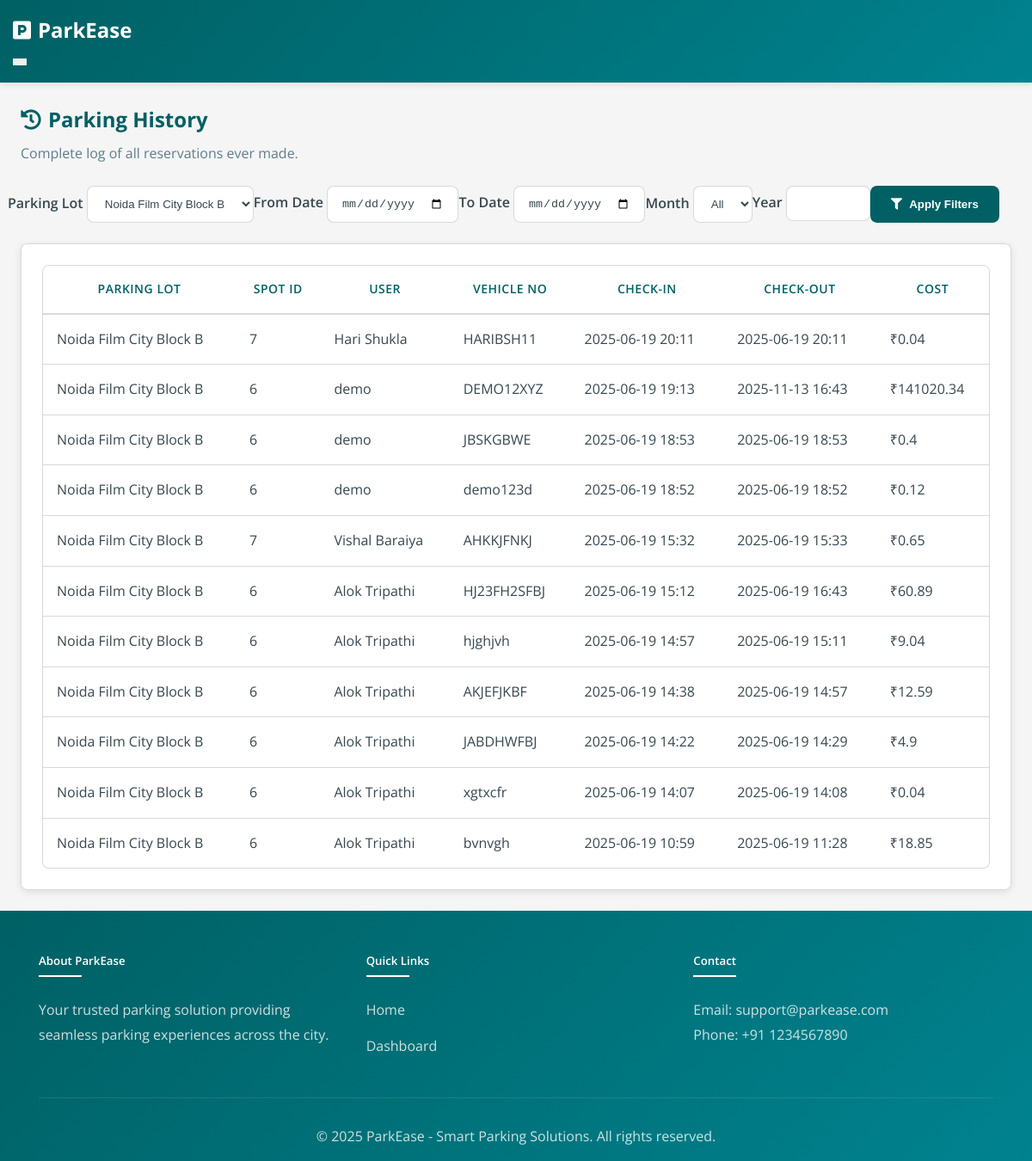
The app's page /admin/parking_history?lot_id=2 (signed in) with its own data.
### models.py (models this page shows, shortened)
class Reservation(db.Model):
    __tablename__ = 'reservations'
    id = db.Column(db.Integer, primary_key=True)
    spot_id = db.Column(db.Integer, db.ForeignKey('parking_spots.id'), nullable=False)
    user_id = db.Column(db.Integer, db.ForeignKey('users.id'), nullable=False)
    vehicle_number = db.Column(db.String(20), nullable=False)
    parking_timestamp = db.Column(db.DateTime, nullable=False, default=datetime.utcnow)
    expected_end_time = db.Column(db.DateTime, nullable=True)
    leaving_timestamp = db.Column(db.DateTime, nullable=True)
    parking_cost = db.Column(db.Float, nullable=True)
    payment_status = db.Column(db.String(20), nullable=True)
    payment_mode = db.Column(db.String(20), nullable=True)
    payment_time = db.Column(db.DateTime, nullable=True)
    force_released = db.Column(db.Boolean, nullable=True, default=False)

class ParkingLot(db.Model):
    __tablename__ = 'parking_lots'
    id = db.Column(db.Integer, primary_key=True)
    prime_location_name = db.Column(db.String(100), nullable=False)
    price = db.Column(db.Float, nullable=False)  # Price per hour
    address = db.Column(db.String(200), nullable=False)
    pincode = db.Column(db.Integer, nullable=False)
    max_spots = db.Column(db.Integer, nullable=False)
    created_at = db.Column(db.DateTime, default=datetime.utcnow)
    spots = db.relationship('ParkingSpot', backref='parking_lot', lazy=True, cascade='all, delete-orphan')

class ParkingSpot(db.Model):
    __tablename__ = 'parking_spots'
    id = db.Column(db.Integer, primary_key=True)
    lot_id = db.Column(db.Integer, db.ForeignKey('parking_lots.id'), nullable=False)
    status = db.Column(db.String(1), nullable=False, default='A')  # A = Available, O = Occupied
    reservations = db.relationship('Reservation', backref='parking_spot', lazy=True)

class User(UserMixin, db.Model):
    __tablename__ = 'users'
    id = db.Column(db.Integer, primary_key=True)
    email = db.Column(db.String(120), unique=True, nullable=False)
    password_hash = db.Column(db.String(128))
    name = db.Column(db.String(100), nullable=False)
    address = db.Column(db.String(200), nullable=False)
    pincode = db.Column(db.String(10), nullable=False)
    created_at = db.Column(db.DateTime, default=datetime.utcnow)
    user_type = db.Column(db.String(20), default='user')
    reservations = db.relationship('Reservation', backref='user', lazy=True)

### routes/admin/parking_history.py (the view, shortened to what this page needs)
@admin_bp.route('/parking_history', methods=['GET'])
@login_required
def parking_history():
    if session.get('user_type') != 'admin':
        flash('Access denied', 'danger')
        return redirect(url_for('main.index'))
    lot_id = request.args.get('lot_id', type=int)
    date_from = request.args.get('date_from')
    date_to = request.args.get('date_to')
    month = request.args.get('month')
    year = request.args.get('year', type=int)
    query = db.session.query(Reservation, ParkingSpot, ParkingLot, User)
    query = query.join(ParkingSpot, Reservation.spot_id == ParkingSpot.id)
    query = query.join(ParkingLot, ParkingSpot.lot_id == ParkingLot.id)
    query = query.outerjoin(User, Reservation.user_id == User.id)
    if lot_id:
        query = query.filter(ParkingLot.id == lot_id)
    if date_from:
        try:
            date_from_dt = datetime.strptime(date_from, '%Y-%m-%d')
            query = query.filter(Reservation.parking_timestamp >= date_from_dt)
        except Exception:
            pass
    if date_to:
        try:
            date_to_dt = datetime.strptime(date_to, '%Y-%m-%d')
            query = query.filter(Reservation.parking_timestamp <= date_to_dt)
        except Exception:
            pass
    reservations = query.order_by(Reservation.parking_timestamp.desc()).all()
    lots = ParkingLot.query.order_by(ParkingLot.prime_location_name).all()
    return render_template('admin/admin_parking_history.html',
        reservations=reservations,
        lots=lots,
        selected_lot=lot_id,
        date_from=date_from,
        date_to=date_to,
        month=month,
        year=year
    )

### app.py (called while the page is built)
@login_manager.user_loader
def load_user(user_id):
    if session.get('user_type') == 'admin':
        return Admin.query.get(int(user_id))
    return User.query.get(int(user_id))

### utils.py (called while the page is built)
def utc_to_ist(utc_dt):
    if utc_dt is None:  # this will convert utc datetime into ist datetime
        return None
    if utc_dt.tzinfo is None:
        utc_dt = timezone('UTC').localize(utc_dt)
    ist = timezone('Asia/Kolkata')
    return utc_dt.astimezone(ist)

def format_ist_datetime(utc_dt, format='%Y-%m-%d %H:%M'):
    if utc_dt is None:
        return 'N/A'
    ist_dt = utc_to_ist(utc_dt)
    return ist_dt.strftime(format)

### templates/admin/admin_parking_history.html (shortened to what this page needs)
{% extends 'main/base.html' %}
{% block content %}
<div class="container-fluid px-4 px-md-5 py-4">
    <div class="row mb-4">
        <div class="col-12">
            <h2 class="fw-bold mb-2" style="color: var(--primary-color);">
                <i class="fas fa-history me-2"></i>Parking History
            </h2>
            <p class="text-muted parking-history-subtext">Complete log of all reservations ever made.</p>
        </div>
    </div>
    <form method="get" class="row g-3 mb-4 align-items-end">
        <div class="col-md-3">
            <label for="lot_id" class="form-label">Parking Lot</label>
            <select class="form-select" id="lot_id" name="lot_id">
                {% for lot in lots %}
                <option value="{{ lot.id }}" {% if selected_lot and lot.id == selected_lot %}selected{% endif %}>{{ lot.prime_location_name }}</option>
                {% endfor %}
            </select>
        </div>
        <div class="col-md-3">
            <label for="date_from" class="form-label">From Date</label>
            <input type="date" class="form-control" id="date_from" name="date_from" value="{{ date_from or '' }}">
        </div>
        <div class="col-md-3">
            <label for="date_to" class="form-label">To Date</label>
            <input type="date" class="form-control" id="date_to" name="date_to" value="{{ date_to or '' }}">
        </div>
        <div class="col-md-2">
            <label for="month" class="form-label">Month</label>
            <select class="form-select" id="month" name="month">
                <option value="">All</option>
            </select>
        </div>
        <div class="col-md-1">
            <label for="year" class="form-label">Year</label>
            <input type="number" class="form-control" id="year" name="year" min="2000" max="2100" value="{{ year or '' }}">
        </div>
        <div class="col-md-12 d-flex justify-content-end">
            <button type="submit" class="btn btn-primary"><i class="fas fa-filter me-2"></i>Apply Filters</button>
        </div>
    </form>
    <div class="card bg-white rounded shadow">
        <div class="card-body p-4">
            <div class="table-responsive">
                <table class="table admin-table" id="historyTable" width="100%" cellspacing="0">
                    <thead>
                        <tr>
                            <th>Parking Lot</th>
                            <th>Spot ID</th>
                            <th>User</th>
                            <th>Vehicle No</th>
                            <th>Check-in</th>
                            <th>Check-out</th>
                            <th>Cost</th>
                        </tr>
                    </thead>
                    <tbody>
                        {% if reservations|length == 0 %}
                        <tr>
                            <td colspan="7" class="text-center text-muted">No reservation history found.</td>
                        </tr>
                        {% else %}
                        {% for reservation, spot, lot, user in reservations %}
                        <tr>
                            <td>{{ lot.prime_location_name }}</td>
                            <td>{{ spot.id }}</td>
                            <td>{{ user.name if user else 'Deleted User' }}</td>
                            <td>{{ reservation.vehicle_number or 'N/A' }}</td>
                            <td>{{ format_ist_datetime(reservation.parking_timestamp) }}</td>
                            <td>{{ format_ist_datetime(reservation.leaving_timestamp) }}</td>
                            <td>₹{{ reservation.parking_cost or 'Pending' }}</td>
                        </tr>
                        {% endfor %}
                        {% endif %}
                    </tbody>
                </table>
            </div>
        </div>
    </div>
</div>
{% endblock %}

### static/css/custom.css (style rules this page uses)
:root { --primary-color: #006064; --secondary-color: #00838f; --success-color: #2e7d32; --danger-color: #c62828; --warning-color: #f57f17; --info-color: #0277bd; --white: #ffffff; --text-color: #37474f; --text-muted: #607d8b; --body-bg: #f5f5f5; --card-bg: #ffffff; --border-color: rgba(0, 0, 0, 0.15); --box-shadow: 0 2px 8px rgba(0, 0, 0, 0.1); --border-radius: 8px; --light-bg: #f8f9fa; --table-bg: #ffffff; --table-hover: #f8f9fa; }
* { margin: 0; padding: 0; box-sizing: border-box; }
body { font-family: 'Open Sans', sans-serif; min-height: 100vh; display: flex; flex-direction: column; color: var(--text-color); line-height: 1.6; background-color: var(--body-bg); }
h1, h2, h3, h4, h5, h6 { color: var(--text-color); font-weight: 600; }
.card { border: 1px solid var(--border-color); border-radius: var(--border-radius); transition: all 0.3s ease; background-color: var(--card-bg); box-shadow: var(--box-shadow); overflow: hidden; }
.card-body { padding: 1.25rem; background-color: var(--card-bg); }
.table { width: 100%; border: 1px solid var(--border-color); border-radius: var(--border-radius); overflow: hidden; background-color: var(--card-bg); color: var(--text-color); border-collapse: separate; border-spacing: 0; }
.table th { background-color: var(--card-bg); color: var(--primary-color); font-weight: 600; padding: 1rem; border-bottom: 2px solid var(--border-color); text-transform: uppercase; font-size: 0.875rem; letter-spacing: 0.5px; }
.table td { padding: 1rem; border-bottom: 1px solid var(--border-color); vertical-align: middle; }
.table tbody tr:last-child td { border-bottom: none; }
.btn { padding: 0.5rem 1.5rem; border-radius: var(--border-radius); border: none; font-weight: 600; transition: all 0.3s ease; cursor: pointer; display: inline-block; text-align: center; }
.btn-primary { background-color: var(--primary-color); color: var(--white); }
.form-control, .form-select { border: 1px solid var(--border-color); border-radius: var(--border-radius); padding: 0.75rem 1rem; background-color: var(--card-bg); color: var(--text-color); transition: all 0.3s ease; }
.form-label { font-weight: 600; margin-bottom: 0.5rem; color: var(--text-color); }
.text-muted { color: var(--text-muted) !important; }
.d-flex { display: flex !important; }
.justify-content-end { justify-content: flex-end !important; }
.mb-2 { margin-bottom: 0.5rem !important; }
.mb-4 { margin-bottom: 1.5rem !important; }
.me-2 { margin-right: 0.5rem !important; }
.p-4 { padding: 1.5rem !important; }
.px-4 { padding-left: 1.5rem !important; padding-right: 1.5rem !important; }
.py-4 { padding-top: 1.5rem !important; padding-bottom: 1.5rem !important; }
.fw-bold { font-weight: 700 !important; }
.rounded { border-radius: var(--border-radius) !important; }
.shadow { box-shadow: var(--box-shadow) !important; }
.container, .container-fluid { width: 100%; padding-right: 15px; padding-left: 15px; margin-right: auto; margin-left: auto; }
.row { display: flex; flex-wrap: wrap; margin-right: -15px; margin-left: -15px; }
.col, .col-12, .col-md-6, .col-lg-4, .col-md-4, .col-lg-3 { position: relative; width: 100%; padding-right: 15px; padding-left: 15px; }
.col-12 { flex: 0 0 100%; max-width: 100%; }

### records on screen
Reservation: prime_location_name "Noida Film City Block B", id "7", name "Hari Shukla", vehicle_number "HARIBSH11", parking_timestamp "2025-06-19 20:11", leaving_timestamp "2025-06-19 20:11", parking_cost "0.04"
Reservation: prime_location_name "Noida Film City Block B", id "6", name "demo", vehicle_number "DEMO12XYZ", parking_timestamp "2025-06-19 19:13", leaving_timestamp "2025-11-13 16:43", parking_cost "141020.34"
Reservation: prime_location_name "Noida Film City Block B", id "6", name "demo", vehicle_number "JBSKGBWE", parking_timestamp "2025-06-19 18:53", leaving_timestamp "2025-06-19 18:53", parking_cost "0.4"
Reservation: prime_location_name "Noida Film City Block B", id "6", name "demo", vehicle_number "demo123d", parking_timestamp "2025-06-19 18:52", leaving_timestamp "2025-06-19 18:52", parking_cost "0.12"
Reservation: prime_location_name "Noida Film City Block B", id "7", name "Vishal Baraiya", vehicle_number "AHKKJFNKJ", parking_timestamp "2025-06-19 15:32", leaving_timestamp "2025-06-19 15:33", parking_cost "0.65"
Reservation: prime_location_name "Noida Film City Block B", id "6", name "Alok Tripathi", vehicle_number "HJ23FH2SFBJ", parking_timestamp "2025-06-19 15:12", leaving_timestamp "2025-06-19 16:43", parking_cost "60.89"
Reservation: prime_location_name "Noida Film City Block B", id "6", name "Alok Tripathi", vehicle_number "hjghjvh", parking_timestamp "2025-06-19 14:57", leaving_timestamp "2025-06-19 15:11", parking_cost "9.04"
Reservation: prime_location_name "Noida Film City Block B", id "6", name "Alok Tripathi", vehicle_number "AKJEFJKBF", parking_timestamp "2025-06-19 14:38", leaving_timestamp "2025-06-19 14:57", parking_cost "12.59"
Reservation: prime_location_name "Noida Film City Block B", id "6", name "Alok Tripathi", vehicle_number "JABDHWFBJ", parking_timestamp "2025-06-19 14:22", leaving_timestamp "2025-06-19 14:29", parking_cost "4.9"
Reservation: prime_location_name "Noida Film City Block B", id "6", name "Alok Tripathi", vehicle_number "xgtxcfr", parking_timestamp "2025-06-19 14:07", leaving_timestamp "2025-06-19 14:08", parking_cost "0.04"
Reservation: prime_location_name "Noida Film City Block B", id "6", name "Alok Tripathi", vehicle_number "bvnvgh", parking_timestamp "2025-06-19 10:59", leaving_timestamp "2025-06-19 11:28", parking_cost "18.85"

### other values on screen
form field lot_id "Noida Film City Block B"
